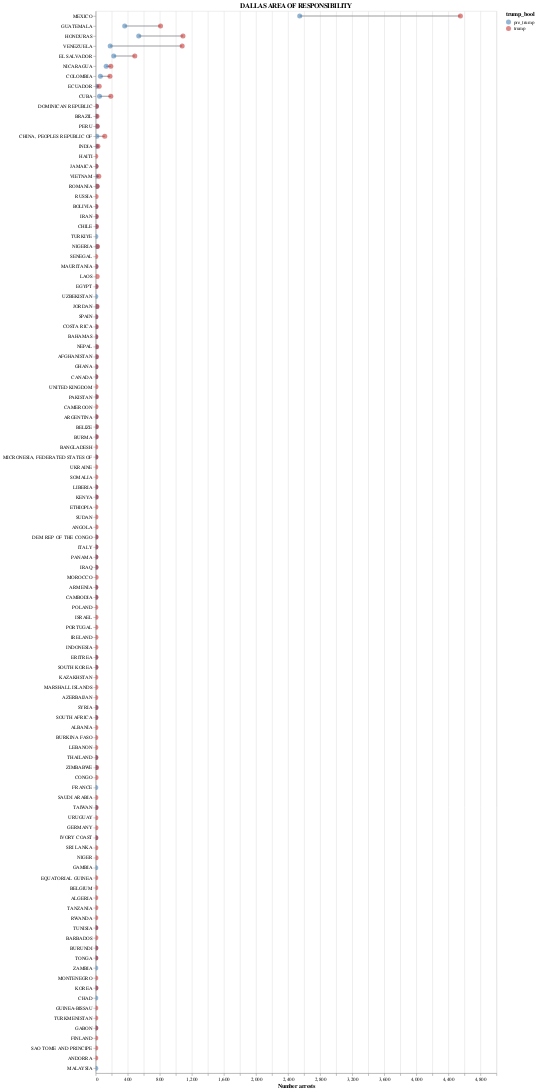

Write notebook code for a chart like this one.
### Code cell
country_pre_post_plot('DALLAS AREA OF RESPONSIBILITY', interactive=True)

### Figure 1 — Vega-Lite specification as saved in the notebook (floating-point values rounded to 4 significant figures; data arrays with more than 128 entries replaced by an {"elided": "..."} marker saying what was removed)
{"config": {"view": {"continuousWidth": 300, "continuousHeight": 300}}, "layer": [{"mark": {"type": "line", "color": "#9E9EA3"}, "encoding": {"detail": {"field": "citizenship_country", "type": "nominal"}, "x": {"field": "num_arrests", "type": "quantitative"}, "y": {"field": "citizenship_country", "sort": {"elided": "187 str values"}, "type": "nominal"}}, "name": "view_7"}, {"mark": {"type": "point", "filled": true, "opacity": 0.5, "size": 100}, "encoding": {"color": {"field": "trump_bool", "scale": {"domain": ["pre_trump", "trump"], "range": ["#2a6ca8", "#bf1515"]}, "type": "nominal"}, "x": {"field": "num_arrests", "title": "Number arrests", "type": "quantitative"}, "y": {"field": "citizenship_country", "sort": {"elided": "187 str values"}, "title": "", "type": "nominal"}}, "title": "DALLAS AREA OF RESPONSIBILITY"}], "data": {"name": "data-e0d768713948f0123d88782988753115"}, "params": [{"name": "param_7", "select": {"type": "interval", "encodings": ["x", "y"]}, "bind": "scales", "views": ["view_7"]}], "width": 800, "$schema": "https://vega.github.io/schema/vega-lite/v5.20.1.json", "datasets": {"data-e0d768713948f0123d88782988753115": {"elided": "163 records"}}}
